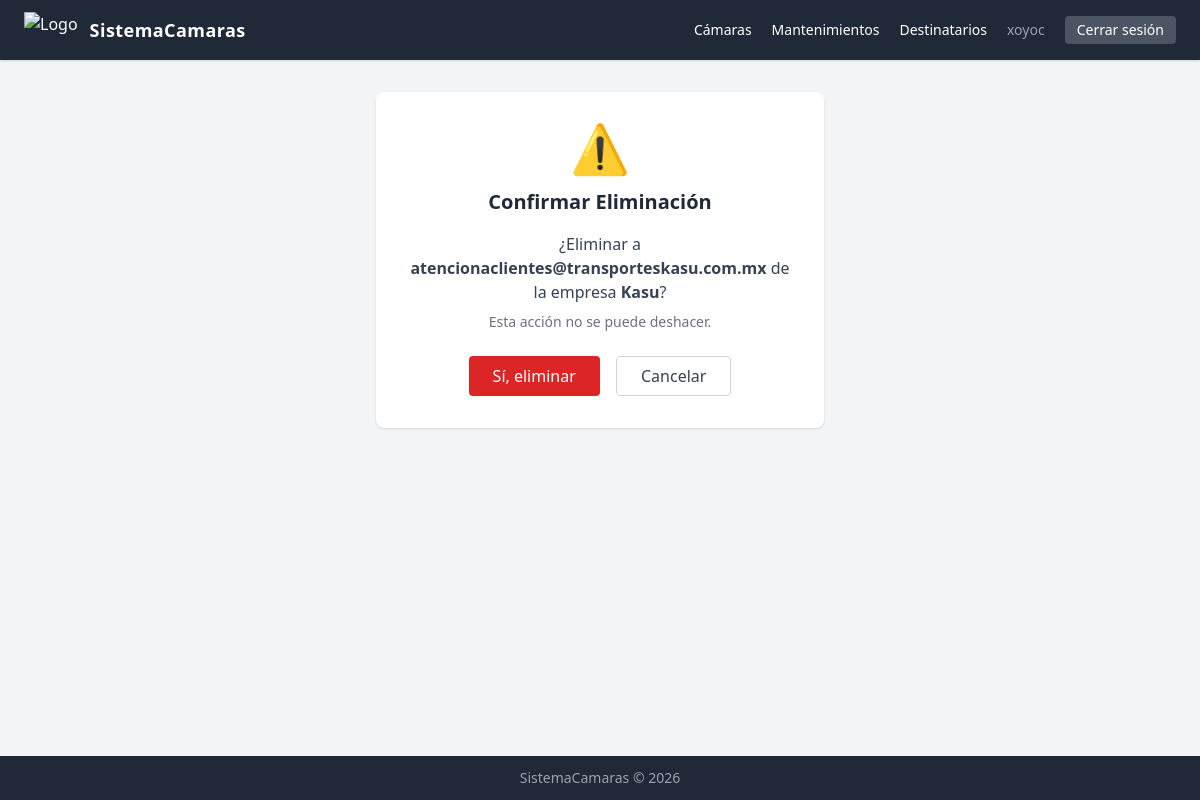
Page /mantenimientos/destinatarios/8/eliminar/ (signed in) on the committed database.
### mantenimientos/models.py (models this page shows, shortened)
class DestinatarioReporte(models.Model):
    empresa = models.CharField(max_length=100, verbose_name=_('Empresa'))
    email = models.EmailField(verbose_name=_('Correo electrónico'))
    activo = models.BooleanField(default=True, verbose_name=_('Activo'))
    class Meta:
        verbose_name = _('Destinatario de reporte')
        verbose_name_plural = _('Destinatarios de reportes')
        ordering = ['empresa', 'email']
        unique_together = [('empresa', 'email')]

### mantenimientos/views.py (the view)
# urls.py: path('destinatarios/<int:pk>/eliminar/', views.eliminar_destinatario, name='eliminar_destinatario'),
@login_required
def eliminar_destinatario(request, pk: int):
    dest = get_object_or_404(DestinatarioReporte, pk=pk)
    if request.method == 'POST':
        dest.delete()
        messages.success(request, f'Destinatario {dest.email} eliminado.')
        return redirect('lista_destinatarios')
    return render(request, 'mantenimientos/eliminar_destinatario.html', {'dest': dest})

### mantenimientos/templates/mantenimientos/eliminar_destinatario.html (shortened to what this page needs)
{% extends "base.html" %}
{% block content %}
<div class="max-w-md mx-auto bg-white p-8 shadow rounded-lg text-center">
  <div class="text-5xl mb-4">⚠️</div>
  <h2 class="text-xl font-bold text-gray-800 mb-4">Confirmar Eliminación</h2>
  <p class="text-gray-700 mb-2">
    ¿Eliminar a <strong>{{ dest.email }}</strong> de la empresa <strong>{{ dest.empresa }}</strong>?
  </p>
  <p class="text-sm text-gray-500 mb-6">Esta acción no se puede deshacer.</p>
  <form method="post">
    <button type="submit"
            class="bg-red-600 text-white px-6 py-2 rounded hover:bg-red-700 mr-3">
      Sí, eliminar
    </button>
    <a href="{% url 'lista_destinatarios' %}"
       class="border border-gray-300 px-6 py-2 rounded hover:bg-gray-50 text-gray-700">
      Cancelar
    </a>
  </form>
</div>
{% endblock %}

### templates/base.html (shortened to what this page needs)
{% load static %}
<!DOCTYPE html>
<html lang="es">
<head>
  <script src="https://cdn.tailwindcss.com"></script>
</head>
<body class="bg-gray-100 min-h-screen flex flex-col">
  <nav class="bg-gray-800 text-white px-6 py-3 flex justify-between items-center shadow">
    <div class="flex items-center gap-3">
      <img src="/media/Isotipo-Color2.png" alt="Logo" class="h-9 object-contain">
      <span class="font-bold text-lg tracking-wide">SistemaCamaras</span>
    </div>
    <div class="flex items-center gap-5">
      <a href="{% url 'lista_camaras' %}" class="hover:underline text-sm">Cámaras</a>
      <a href="{% url 'lista_mantenimientos' %}" class="hover:underline text-sm">Mantenimientos</a>
      <a href="{% url 'lista_destinatarios' %}" class="hover:underline text-sm">Destinatarios</a>
      {% if user.is_authenticated %}
      <span class="text-gray-400 text-sm">{{ user.username }}</span>
      <form method="post" action="{% url 'logout' %}" class="inline">
        <button type="submit" class="text-sm bg-gray-600 hover:bg-gray-500 px-3 py-1 rounded transition">
          Cerrar sesión
        </button>
      </form>
      {% endif %}
    </div>
  </nav>
  <main class="max-w-6xl mx-auto px-4 py-8 flex-1 w-full">
    {% block content %}{% endblock %}
  </main>
  <footer class="bg-gray-800 text-gray-400 text-center py-3 text-sm mt-auto">
    SistemaCamaras &copy; 2026
  </footer>
</body>
</html>

### rows in the picture
DestinatarioReporte: email "atencionaclientes@transporteskasu.com.mx", empresa "Kasu"

### other values in the picture
{{ user.username }} "xoyoc"
